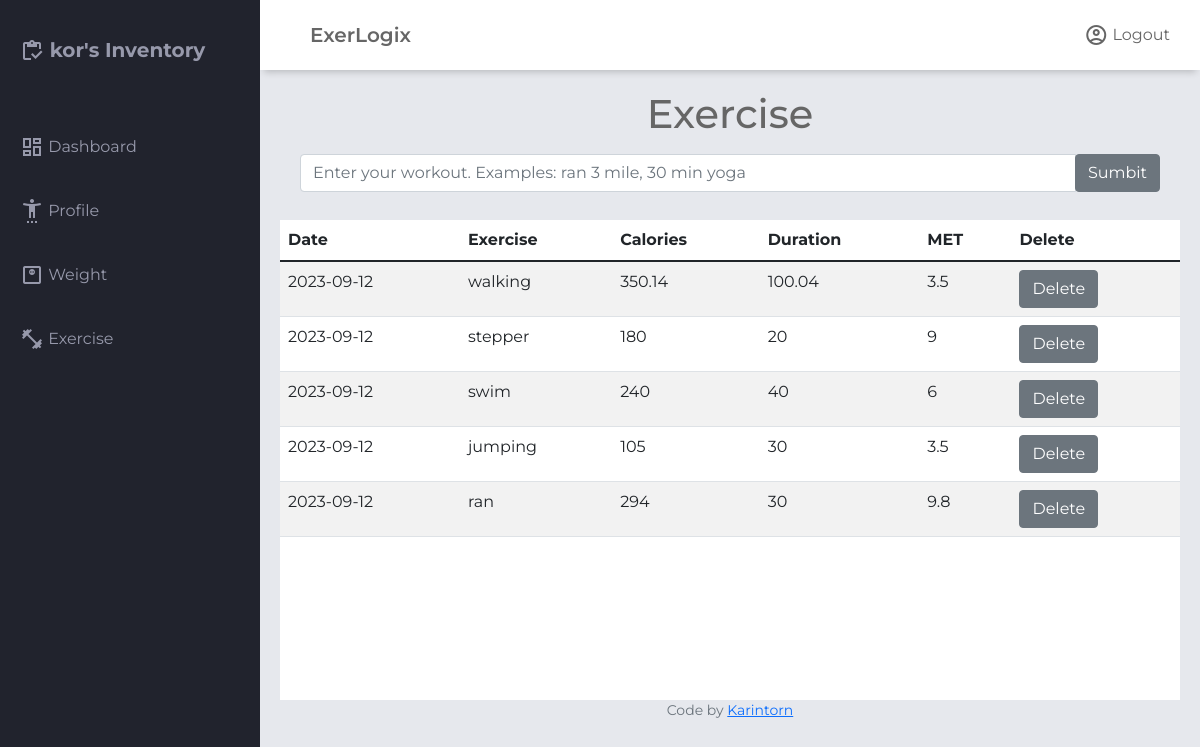
The app's page /exercise (signed in) with its own data.
### tables this page shows
CREATE TABLE users (
    id INTEGER PRIMARY KEY AUTOINCREMENT NOT NULL,
    username TEXT NOT NULL,
    hash TEXT NOT NULL
);

CREATE TABLE exerciselogs (
    id INTEGER PRIMARY KEY AUTOINCREMENT NOT NULL,
    user_id INTEGER NOT NULL,
    exercise TEXT NOT NULL,
    calories INTEGER NOT NULL,
    duration INTEGER NOT NULL,
    met DECIMAL NOT NULL,
    timestamp DATETIME DEFAULT CURRENT_TIMESTAMP,
    FOREIGN KEY (user_id) REFERENCES users(id)
);

### app.py (the view, shortened to what this page needs)
@app.route("/exercise", methods=["GET","POST"])
@login_required
def exercise():
    username = db.execute(
        "SELECT username FROM users WHERE id= :user_id", user_id=session["user_id"]
    )[0]
    current_weight= db.execute("SELECT weight FROM weightlogs WHERE user_id = :user_id ORDER BY timestamp DESC LIMIT 1", user_id =session["user_id"])
    check_profile= db.execute("SELECT * FROM userdetails WHERE user_id=:user_id", user_id=session["user_id"])
    exercises_list= db.execute("SELECT *, date(timestamp) as date FROM exerciselogs WHERE user_id= :user_id ORDER BY timestamp DESC", user_id=session["user_id"])
    return render_template("exercise.html",username=username, check_profile=check_profile, current_weight=current_weight, exercises_list=exercises_list)

### app.py (called while the page is built)
@app.after_request
def after_request(response):
    response.headers["Cache-Control"] = "no-cache, no-store, must-revalidate"
    response.headers["Expires"] = 0
    response.headers["Pragma"] = "no-cache"
    return response

### helper.py (called while the page is built)
def login_required(f):
    @wraps(f)
    def decorated_function(*args, **kwargs):
        if session.get("user_id") is None:
            return redirect("/login")
        return f(*args, **kwargs)
    return decorated_function

### templates/exercise.html (shortened to what this page needs)
{% extends "layout.html" %}
{% block username %}{{username.username}}{% endblock %}
{% block main1 %}
<div class="container-fluid">
    <h1 style="text-align: center">Exercise</h1>
    <form class="p-2" action="/exercise" method="post">
        <div class="input-group">
        <input type="text" name="text" class="form-control" placeholder="Enter your workout. Examples: ran 3 mile, 30 min yoga">
        <div class="input-group-append">
            <button type="submit" class="btn btn-secondary">Sumbit</button>
        </div>
        </div>
    </form>
</div>
<div id="collapse1">
    <table class="table table-striped ">
        <thead>
            <tr>
                <th>Date</th>
                <th>Exercise</th>
                <th>Calories</th>
                <th>Duration</th>
                <th>MET</th>
                <th>Delete</th>
            </tr>
        </thead>
        <tbody>
            {% for exercise in exercises_list %}
                <tr>
                    <td>{{exercise.date}}</td>
                    <td>{{exercise.exercise}}</td>
                    <td>{{exercise.calories}}</td>
                    <td>{{exercise.duration}}</td>
                    <td>{{exercise.met}}</td>
                    <td>
                        <button type="button" class="btn btn-secondary position-relative">
                            <a style="text-decoration:none; color:#fff;" href="/delete_exercise/{{exercise.id}}">Delete </a>
                        </button>
                    </td>
                </tr>
            {% endfor %}
        </tbody>
    </table>
</div>
{% endblock %}

### static/styles.css (style rules this page uses)
#body-session { margin: 0; padding: 0; box-sizing: border-box; background-color: #e6e8ed; color: #666666; font-family: "Montserrat", sans-serif; }
#collapse1 { overflow-y:scroll; height:480px; background-color:white; margin-top: 20px }

### records on screen
users: username "kor"
exerciselogs: date "2023-09-12", exercise "walking", calories "350.14", duration "100.04", met "3.5"
exerciselogs: date "2023-09-12", exercise "stepper", calories "180", duration "20", met "9"
exerciselogs: date "2023-09-12", exercise "swim", calories "240", duration "40", met "6"
exerciselogs: date "2023-09-12", exercise "jumping", calories "105", duration "30", met "3.5"
exerciselogs: date "2023-09-12", exercise "ran", calories "294", duration "30", met "9.8"
